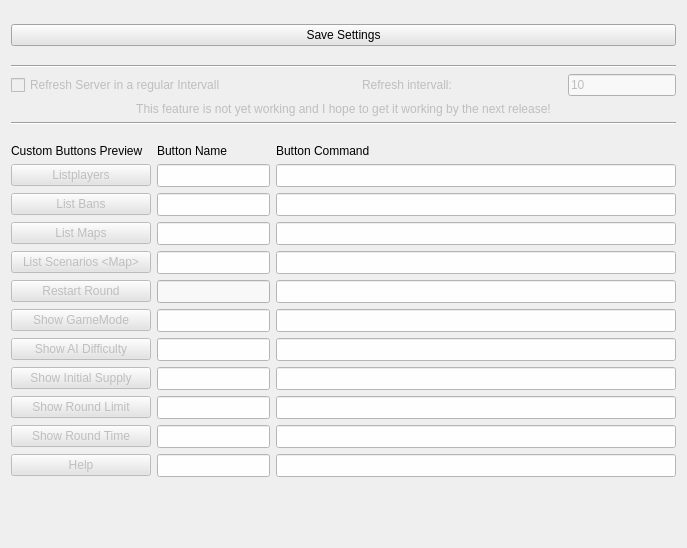
     <widget class="QWidget" name="Tab_Configure">
      <attribute name="title">
       <string>Configure</string>
      </attribute>
      <layout class="QVBoxLayout" name="verticalLayout_17">
       <item>
        <layout class="QVBoxLayout" name="verticalLayout_16">
         <item>
          <spacer name="verticalSpacer_7">
           <property name="orientation">
            <enum>Qt::Vertical</enum>
           </property>
           <property name="sizeType">
            <enum>QSizePolicy::Minimum</enum>
           </property>
           <property name="sizeHint" stdset="0">
            <size>
             <width>20</width>
             <height>13</height>
            </size>
           </property>
          </spacer>
         </item>
         <item>
          <widget class="QPushButton" name="btn_save_settings">
           <property name="toolTip">
            <string>Save Settings</string>
           </property>
           <property name="statusTip">
            <string>Save Settings</string>
           </property>
           <property name="styleSheet">
            <string notr="true">background-color:rgb(228, 228, 228)
</string>
           </property>
           <property name="text">
            <string>Save Settings</string>
           </property>
          </widget>
         </item>
         <item>
          <spacer name="verticalSpacer_6">
           <property name="orientation">
            <enum>Qt::Vertical</enum>
           </property>
           <property name="sizeType">
            <enum>QSizePolicy::Minimum</enum>
           </property>
           <property name="sizeHint" stdset="0">
            <size>
             <width>20</width>
             <height>13</height>
            </size>
           </property>
          </spacer>
         </item>
         <item>
          <widget class="Line" name="line_4">
           <property name="orientation">
            <enum>Qt::Horizontal</enum>
           </property>
          </widget>
         </item>
         <item>
          <layout class="QHBoxLayout" name="horizontalLayout_11">
           <item>
            <widget class="QCheckBox" name="checkBox_refresh_trigger">
             <property name="enabled">
              <bool>false</bool>
             </property>
             <property name="toolTip">
              <string>Still in development</string>
             </property>
             <property name="statusTip">
              <string>Refresh Trigger On/Off</string>
             </property>
             <property name="text">
              <string>Refresh Server in a regular Intervall</string>
             </property>
             <property name="checked">
              <bool>false</bool>
             </property>
            </widget>
           </item>
           <item>
            <spacer name="horizontalSpacer">
             <property name="orientation">
              <enum>Qt::Horizontal</enum>
             </property>
             <property name="sizeType">
              <enum>QSizePolicy::MinimumExpanding</enum>
             </property>
             <property name="sizeHint" stdset="0">
              <size>
               <width>130</width>
               <height>20</height>
              </size>
             </property>
            </spacer>
           </item>
           <item>
            <widget class="QLabel" name="label_11">
             <property name="enabled">
              <bool>false</bool>
             </property>
             <property name="minimumSize">
              <size>
               <width>200</width>
               <height>0</height>
              </size>
             </property>
             <property name="toolTip">
              <string>Still in development</string>
             </property>
             <property name="text">
              <string>Refresh intervall:</string>
             </property>
            </widget>
           </item>
           <item>
            <widget class="QLineEdit" name="entry_refresh_timer">
             <property name="enabled">
              <bool>false</bool>
             </property>
             <property name="minimumSize">
              <size>
               <width>30</width>
               <height>20</height>
              </size>
             </property>
             <property name="maximumSize">
              <size>
               <width>2500</width>
               <height>16777215</height>
              </size>
             </property>
             <property name="toolTip">
              <string>Still in development</string>
             </property>
             <property name="statusTip">
              <string>Still in development</string>
             </property>
             <property name="styleSheet">
              <string notr="true">background-color:rgb(248, 248, 248);</string>
             </property>
             <property name="text">
              <string>10</string>
             </property>
             <property name="placeholderText">
              <string>Sec</string>
             </property>
            </widget>
           </item>
          </layout>
         </item>
         <item>
          <widget class="QLabel" name="label_12">
           <property name="enabled">
            <bool>false</bool>
           </property>
           <property name="text">
            <string>This feature is not yet working and I hope to get it working by the next release!</string>
           </property>
           <property name="alignment">
            <set>Qt::AlignCenter</set>
           </property>
          </widget>
         </item>
         <item>
          <widget class="Line" name="line_5">
           <property name="orientation">
            <enum>Qt::Horizontal</enum>
           </property>
          </widget>
         </item>
         <item>
          <spacer name="verticalSpacer_5">
           <property name="orientation">
            <enum>Qt::Vertical</enum>
           </property>
           <property name="sizeType">
            <enum>QSizePolicy::Minimum</enum>
           </property>
           <property name="sizeHint" stdset="0">
            <size>
             <width>20</width>
             <height>13</height>
            </size>
           </property>
          </spacer>
         </item>
         <item>
          <layout class="QVBoxLayout" name="verticalLayout_15">
           <item>
            <layout class="QHBoxLayout" name="horizontalLayout_27">
             <item>
              <widget class="QLabel" name="label_button_name_13">
               <property name="minimumSize">
                <size>
                 <width>140</width>
                 <height>0</height>
                </size>
               </property>
               <property name="styleSheet">
                <string notr="true"/>
               </property>
               <property name="frameShape">
                <enum>QFrame::NoFrame</enum>
               </property>
               <property name="text">
                <string>Custom Buttons Preview</string>
               </property>
              </widget>
             </item>
             <item>
              <widget class="QLabel" name="label_button_name_12">
               <property name="minimumSize">
                <size>
                 <width>100</width>
                 <height>0</height>
                </size>
               </property>
               <property name="styleSheet">
                <string notr="true"/>
               </property>
               <property name="frameShape">
                <enum>QFrame::NoFrame</enum>
               </property>
               <property name="text">
                <string>Button Name</string>
               </property>
              </widget>
             </item>
             <item>
              <widget class="QLabel" name="label_command_button_12">
               <property name="minimumSize">
                <size>
                 <width>400</width>
                 <height>0</height>
                </size>
               </property>
               <property name="styleSheet">
                <string notr="true"/>
               </property>
               <property name="frameShape">
                <enum>QFrame::NoFrame</enum>
               </property>
               <property name="text">
                <string>Button Command</string>
               </property>
              </widget>
             </item>
            </layout>
           </item>
           <item>
            <layout class="QHBoxLayout" name="horizontalLayout_12">
             <item>
              <widget class="QPushButton" name="btn_main_drcon_listplayers_definition">
               <property name="enabled">
                <bool>false</bool>
               </property>
               <property name="minimumSize">
                <size>
                 <width>140</width>
                 <height>0</height>
                </size>
               </property>
               <property name="maximumSize">
                <size>
                 <width>140</width>
                 <height>16777215</height>
                </size>
               </property>
               <property name="toolTip">
                <string>Custom Button 1</string>
               </property>
               <property name="statusTip">
                <string/>
               </property>
               <property name="styleSheet">
                <string notr="true">background-color:rgb(228, 228, 228)
</string>
               </property>
               <property name="text">
                <string>Listplayers</string>
               </property>
               <property name="flat">
                <bool>false</bool>
               </property>
              </widget>
             </item>
             <item>
              <widget class="QLineEdit" name="label_button_name_1">
               <property name="minimumSize">
                <size>
                 <width>100</width>
                 <height>23</height>
                </size>
               </property>
               <property name="styleSheet">
                <string notr="true">background-color:rgb(254, 254, 254);</string>
               </property>
              </widget>
             </item>
             <item>
              <widget class="QLineEdit" name="label_command_button_1">
               <property name="minimumSize">
                <size>
                 <width>400</width>
                 <height>23</height>
                </size>
               </property>
               <property name="styleSheet">
                <string notr="true">background-color:rgb(254, 254, 254);</string>
               </property>
              </widget>
             </item>
            </layout>
           </item>
           <item>
            <layout class="QHBoxLayout" name="horizontalLayout_13">
             <item>
              <widget class="QPushButton" name="btn_main_drcon_listbans_definition">
               <property name="enabled">
                <bool>false</bool>
               </property>
               <property name="minimumSize">
                <size>
                 <width>140</width>
                 <height>0</height>
                </size>
               </property>
               <property name="maximumSize">
                <size>
                 <width>140</width>
                 <height>16777215</height>
                </size>
               </property>
               <property name="toolTip">
                <string>Custom Button 2</string>
               </property>
               <property name="statusTip">
                <string/>
               </property>
               <property name="styleSheet">
                <string notr="true">background-color:rgb(228, 228, 228)
</string>
               </property>
               <property name="text">
                <string>List Bans</string>
               </property>
              </widget>
             </item>
             <item>
              <widget class="QLineEdit" name="label_button_name_2">
               <property name="minimumSize">
                <size>
                 <width>100</width>
                 <height>23</height>
                </size>
               </property>
               <property name="styleSheet">
                <string notr="true">background-color:rgb(254, 254, 254);</string>
               </property>
              </widget>
             </item>
             <item>
              <widget class="QLineEdit" name="label_command_button_2">
               <property name="minimumSize">
                <size>
                 <width>400</width>
                 <height>23</height>
                </size>
               </property>
               <property name="styleSheet">
                <string notr="true">background-color:rgb(254, 254, 254);</string>
               </property>
              </widget>
             </item>
            </layout>
           </item>
           <item>
            <layout class="QHBoxLayout" name="horizontalLayout_14">
             <item>
              <widget class="QPushButton" name="btn_main_drcon_listmaps_definition">
               <property name="enabled">
                <bool>false</bool>
               </property>
               <property name="minimumSize">
                <size>
                 <width>140</width>
                 <height>0</height>
                </size>
               </property>
               <property name="maximumSize">
                <size>
                 <width>140</width>
                 <height>16777215</height>
                </size>
               </property>
               <property name="toolTip">
                <string>Custom Button 3</string>
               </property>
               <property name="statusTip">
                <string/>
               </property>
               <property name="styleSheet">
                <string notr="true">background-color:rgb(228, 228, 228)
</string>
               </property>
               <property name="text">
                <string>List Maps</string>
               </property>
              </widget>
             </item>
             <item>
              <widget class="QLineEdit" name="label_button_name_3">
               <property name="minimumSize">
                <size>
                 <width>100</width>
                 <height>23</height>
                </size>
               </property>
               <property name="styleSheet">
                <string notr="true">background-color:rgb(254, 254, 254);</string>
               </property>
              </widget>
             </item>
             <item>
              <widget class="QLineEdit" name="label_command_button_3">
               <property name="minimumSize">
                <size>
                 <width>400</width>
                 <height>23</height>
                </size>
               </property>
               <property name="styleSheet">
                <string notr="true">background-color:rgb(254, 254, 254);</string>
               </property>
              </widget>
             </item>
            </layout>
           </item>
           <item>
            <layout class="QHBoxLayout" name="horizontalLayout_19">
             <item>
              <widget class="QPushButton" name="btn_main_drcon_listscenarios_definition">
               <property name="enabled">
                <bool>false</bool>
               </property>
               <property name="minimumSize">
                <size>
                 <width>140</width>
                 <height>0</height>
                </size>
               </property>
               <property name="maximumSize">
                <size>
                 <width>140</width>
                 <height>16777215</height>
                </size>
               </property>
               <property name="toolTip">
                <string>Custom Button 4</string>
               </property>
               <property name="statusTip">
                <string/>
               </property>
               <property name="styleSheet">
                <string notr="true">background-color:rgb(228, 228, 228)
</string>
               </property>
               <property name="text">
                <string>List Scenarios &lt;Map&gt;</string>
               </property>
              </widget>
             </item>
             <item>
              <widget class="QLineEdit" name="label_button_name_4">
               <property name="minimumSize">
                <size>
                 <width>100</width>
                 <height>23</height>
                </size>
               </property>
               <property name="styleSheet">
                <string notr="true">background-color:rgb(254, 254, 254);</string>
               </property>
              </widget>
             </item>
             <item>
              <widget class="QLineEdit" name="label_command_button_4">
               <property name="minimumSize">
                <size>
                 <width>400</width>
                 <height>23</height>
                </size>
               </property>
               <property name="styleSheet">
                <string notr="true">background-color:rgb(254, 254, 254);</string>
               </property>
              </widget>
             </item>
            </layout>
           </item>
           <item>
            <layout class="QHBoxLayout" name="horizontalLayout_20">
             <item>
              <widget class="QPushButton" name="btn_main_drcon_restartround_definition">
               <property name="enabled">
                <bool>false</bool>
               </property>
               <property name="minimumSize">
                <size>
                 <width>140</width>
                 <height>0</height>
                </size>
               </property>
               <property name="maximumSize">
                <size>
                 <width>140</width>
                 <height>16777215</height>
                </size>
               </property>
               <property name="toolTip">
                <string>Custom Button 5</string>
               </property>
               <property name="statusTip">
                <string/>
               </property>
               <property name="styleSheet">
                <string notr="true">background-color:rgb(228, 228, 228)
</string>
               </property>
               <property name="text">
                <string>Restart Round</string>
               </property>
              </widget>
             </item>
             <item>
              <widget class="QLineEdit" name="label_button_name_5">
               <property name="minimumSize">
                <size>
                 <width>100</width>
                 <height>23</height>
                </size>
               </property>
               <property name="styleSheet">
                <string notr="true">background-color:rgb(248, 248, 248);</string>
               </property>
              </widget>
             </item>
             <item>
              <widget class="QLineEdit" name="label_command_button_5">
               <property name="minimumSize">
                <size>
                 <width>400</width>
                 <height>23</height>
                </size>
               </property>
               <property name="styleSheet">
                <string notr="true">background-color:rgb(254, 254, 254);</string>
               </property>
              </widget>
             </item>
            </layout>
           </item>
           <item>
            <layout class="QHBoxLayout" name="horizontalLayout_21">
             <item>
              <widget class="QPushButton" name="btn_main_drcon_showgamemode_definition">
               <property name="enabled">
                <bool>false</bool>
               </property>
               <property name="minimumSize">
                <size>
                 <width>140</width>
                 <height>0</height>
                </size>
               </property>
               <property name="maximumSize">
                <size>
                 <width>140</width>
                 <height>16777215</height>
                </size>
               </property>
               <property name="toolTip">
                <string>Custom Button 6</string>
               </property>
               <property name="statusTip">
                <string/>
               </property>
               <property name="styleSheet">
                <string notr="true">background-color:rgb(228, 228, 228)
</string>
               </property>
               <property name="text">
                <string>Show GameMode</string>
               </property>
              </widget>
             </item>
             <item>
              <widget class="QLineEdit" name="label_button_name_6">
               <property name="minimumSize">
                <size>
                 <width>100</width>
                 <height>23</height>
                </size>
               </property>
               <property name="styleSheet">
                <string notr="true">background-color:rgb(254, 254, 254);</string>
               </property>
              </widget>
             </item>
             <item>
              <widget class="QLineEdit" name="label_command_button_6">
               <property name="minimumSize">
                <size>
                 <width>400</width>
                 <height>23</height>
                </size>
               </property>
               <property name="styleSheet">
                <string notr="true">background-color:rgb(254, 254, 254);</string>
               </property>
              </widget>
             </item>
            </layout>
           </item>
           <item>
            <layout class="QHBoxLayout" name="horizontalLayout_22">
             <item>
              <widget class="QPushButton" name="btn_main_drcon_showaidiff_definition">
               <property name="enabled">
                <bool>false</bool>
               </property>
               <property name="minimumSize">
                <size>
                 <width>140</width>
                 <height>0</height>
                </size>
               </property>
               <property name="maximumSize">
                <size>
                 <width>140</width>
                 <height>16777215</height>
                </size>
               </property>
               <property name="toolTip">
                <string>Custom Button 7</string>
               </property>
               <property name="statusTip">
                <string/>
               </property>
               <property name="styleSheet">
                <string notr="true">background-color:rgb(228, 228, 228)
</string>
               </property>
               <property name="text">
                <string>Show AI Difficulty</string>
               </property>
              </widget>
             </item>
             <item>
              <widget class="QLineEdit" name="label_button_name_7">
               <property name="minimumSize">
                <size>
                 <width>100</width>
                 <height>23</height>
                </size>
               </property>
               <property name="styleSheet">
                <string notr="true">background-color:rgb(254, 254, 254);</string>
               </property>
              </widget>
             </item>
             <item>
              <widget class="QLineEdit" name="label_command_button_7">
               <property name="minimumSize">
                <size>
                 <width>400</width>
                 <height>23</height>
                </size>
               </property>
               <property name="styleSheet">
                <string notr="true">background-color:rgb(254, 254, 254);</string>
               </property>
              </widget>
             </item>
            </layout>
           </item>
           <item>
            <layout class="QHBoxLayout" name="horizontalLayout_23">
             <item>
              <widget class="QPushButton" name="btn_main_drcon_showsupply_definition">
               <property name="enabled">
                <bool>false</bool>
               </property>
               <property name="minimumSize">
                <size>
                 <width>140</width>
                 <height>0</height>
                </size>
               </property>
               <property name="maximumSize">
                <size>
                 <width>140</width>
                 <height>16777215</height>
                </size>
               </property>
               <property name="toolTip">
                <string>Custom Button 8</string>
               </property>
               <property name="statusTip">
                <string/>
               </property>
               <property name="styleSheet">
                <string notr="true">background-color:rgb(228, 228, 228)
</string>
               </property>
               <property name="text">
                <string>Show Initial Supply</string>
               </property>
              </widget>
             </item>
             <item>
              <widget class="QLineEdit" name="label_button_name_8">
               <property name="minimumSize">
                <size>
                 <width>100</width>
                 <height>23</height>
                </size>
               </property>
               <property name="styleSheet">
                <string notr="true">background-color:rgb(254, 254, 254);</string>
               </property>
              </widget>
             </item>
             <item>
              <widget class="QLineEdit" name="label_command_button_8">
               <property name="minimumSize">
                <size>
                 <width>400</width>
                 <height>23</height>
                </size>
               </property>
               <property name="styleSheet">
                <string notr="true">background-color:rgb(254, 254, 254);</string>
               </property>
              </widget>
             </item>
            </layout>
           </item>
           <item>
            <layout class="QHBoxLayout" name="horizontalLayout_24">
             <item>
              <widget class="QPushButton" name="btn_main_drcon_roundlimit_definition">
               <property name="enabled">
                <bool>false</bool>
               </property>
               <property name="minimumSize">
                <size>
                 <width>140</width>
                 <height>0</height>
                </size>
               </property>
               <property name="maximumSize">
                <size>
                 <width>140</width>
                 <height>16777215</height>
                </size>
               </property>
               <property name="toolTip">
                <string>Custom Button 9</string>
               </property>
               <property name="statusTip">
                <string/>
               </property>
               <property name="styleSheet">
                <string notr="true">background-color:rgb(228, 228, 228)
</string>
               </property>
               <property name="text">
                <string>Show Round Limit</string>
               </property>
              </widget>
             </item>
             <item>
              <widget class="QLineEdit" name="label_button_name_9">
               <property name="minimumSize">
                <size>
                 <width>100</width>
                 <height>23</height>
                </size>
               </property>
               <property name="styleSheet">
                <string notr="true">background-color:rgb(254, 254, 254);</string>
               </property>
              </widget>
             </item>
             <item>
              <widget class="QLineEdit" name="label_command_button_9">
               <property name="minimumSize">
                <size>
                 <width>400</width>
                 <height>23</height>
                </size>
               </property>
               <property name="styleSheet">
                <string notr="true">background-color:rgb(254, 254, 254);</string>
               </property>
              </widget>
             </item>
            </layout>
           </item>
           <item>
            <layout class="QHBoxLayout" name="horizontalLayout_25">
             <item>
              <widget class="QPushButton" name="btn_main_drcon_showroundtime_definition">
               <property name="enabled">
                <bool>false</bool>
               </property>
               <property name="minimumSize">
                <size>
                 <width>140</width>
                 <height>0</height>
                </size>
               </property>
               <property name="maximumSize">
                <size>
                 <width>140</width>
                 <height>16777215</height>
                </size>
               </property>
               <property name="toolTip">
                <string>Custom Button 10</string>
               </property>
               <property name="statusTip">
                <string/>
               </property>
               <property name="styleSheet">
                <string notr="true">background-color:rgb(228, 228, 228)
</string>
               </property>
               <property name="text">
                <string>Show Round Time</string>
               </property>
              </widget>
             </item>
             <item>
              <widget class="QLineEdit" name="label_button_name_10">
               <property name="minimumSize">
                <size>
                 <width>100</width>
                 <height>23</height>
                </size>
               </property>
               <property name="styleSheet">
                <string notr="true">background-color:rgb(254, 254, 254);</string>
               </property>
              </widget>
             </item>
             <item>
              <widget class="QLineEdit" name="label_command_button_10">
               <property name="minimumSize">
                <size>
                 <width>400</width>
                 <height>23</height>
                </size>
               </property>
               <property name="styleSheet">
                <string notr="true">background-color:rgb(254, 254, 254);</string>
               </property>
              </widget>
             </item>
            </layout>
           </item>
           <item>
            <layout class="QHBoxLayout" name="horizontalLayout_26">
             <item>
              <widget class="QPushButton" name="btn_main_drcon_help_2definition">
               <property name="enabled">
                <bool>false</bool>
               </property>
               <property name="minimumSize">
                <size>
                 <width>140</width>
                 <height>0</height>
                </size>
               </property>
               <property name="maximumSize">
                <size>
                 <width>140</width>
                 <height>16777215</height>
                </size>
               </property>
               <property name="toolTip">
                <string>Custom Button 11</string>
               </property>
               <property name="statusTip">
                <string/>
               </property>
               <property name="styleSheet">
                <string notr="true">background-color:rgb(228, 228, 228)
</string>
               </property>
               <property name="text">
                <string>Help</string>
               </property>
              </widget>
             </item>
             <item>
              <widget class="QLineEdit" name="label_button_name_11">
               <property name="minimumSize">
                <size>
                 <width>100</width>
                 <height>23</height>
                </size>
               </property>
               <property name="styleSheet">
                <string notr="true">background-color:rgb(254, 254, 254);</string>
               </property>
              </widget>
             </item>
             <item>
              <widget class="QLineEdit" name="label_command_button_11">
               <property name="minimumSize">
                <size>
                 <width>400</width>
                 <height>23</height>
                </size>
               </property>
               <property name="styleSheet">
                <string notr="true">background-color:rgb(254, 254, 254);</string>
               </property>
              </widget>
             </item>
            </layout>
           </item>
          </layout>
         </item>
        </layout>
       </item>
       <item>
        <spacer name="verticalSpacer_2">
         <property name="orientation">
          <enum>Qt::Vertical</enum>
         </property>
         <property name="sizeHint" stdset="0">
          <size>
           <width>20</width>
           <height>40</height>
          </size>
         </property>
        </spacer>
       </item>
       <item>
        <widget class="QLabel" name="label_saving_indicator">
         <property name="font">
          <font>
           <pointsize>9</pointsize>
          </font>
         </property>
         <property name="text">
          <string/>
         </property>
         <property name="alignment">
          <set>Qt::AlignCenter</set>
         </property>
        </widget>
       </item>
      </layout>
     </widget>
